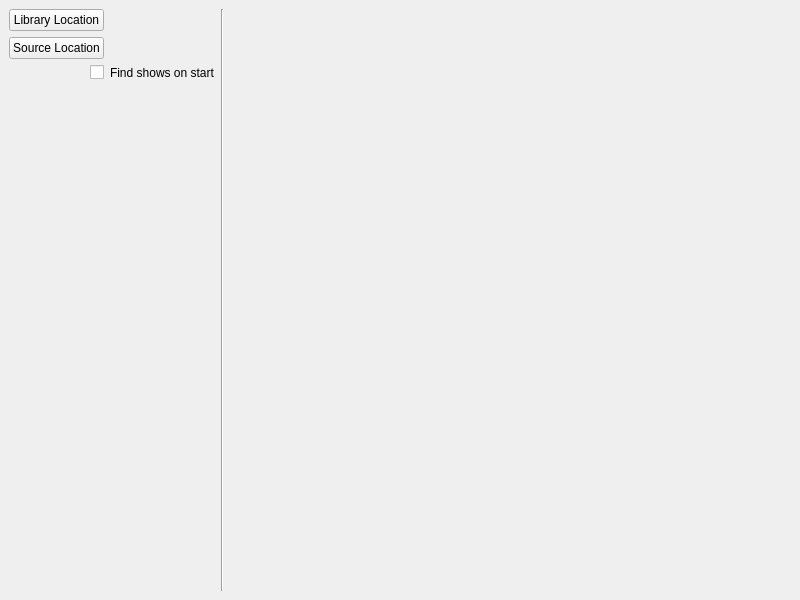
<?xml version="1.0" encoding="UTF-8"?>
<ui version="4.0">
 <class>sw</class>
 <widget class="QMainWindow" name="sw">
  <property name="geometry">
   <rect>
    <x>0</x>
    <y>0</y>
    <width>800</width>
    <height>600</height>
   </rect>
  </property>
  <property name="windowTitle">
   <string>Settings</string>
  </property>
  <widget class="QWidget" name="centralwidget">
   <layout class="QGridLayout" name="gridLayout">
    <item row="0" column="0">
     <widget class="QPushButton" name="librarybutton">
      <property name="text">
       <string>Library Location</string>
      </property>
     </widget>
    </item>
    <item row="1" column="0">
     <widget class="QPushButton" name="sourcebutton">
      <property name="text">
       <string>Source Location</string>
      </property>
     </widget>
    </item>
    <item row="0" column="4">
     <spacer name="horizontalSpacer">
      <property name="orientation">
       <enum>Qt::Horizontal</enum>
      </property>
      <property name="sizeHint" stdset="0">
       <size>
        <width>40</width>
        <height>20</height>
       </size>
      </property>
     </spacer>
    </item>
    <item row="3" column="0">
     <spacer name="verticalSpacer">
      <property name="orientation">
       <enum>Qt::Vertical</enum>
      </property>
      <property name="sizeHint" stdset="0">
       <size>
        <width>20</width>
        <height>40</height>
       </size>
      </property>
     </spacer>
    </item>
    <item row="0" column="3" rowspan="4">
     <widget class="Line" name="line">
      <property name="orientation">
       <enum>Qt::Vertical</enum>
      </property>
     </widget>
    </item>
    <item row="1" column="2">
     <widget class="QLabel" name="sourcelabel">
      <property name="text">
       <string/>
      </property>
     </widget>
    </item>
    <item row="0" column="2">
     <widget class="QLabel" name="librarylabel">
      <property name="text">
       <string/>
      </property>
     </widget>
    </item>
    <item row="2" column="0">
     <widget class="QCheckBox" name="autoindex">
      <property name="layoutDirection">
       <enum>Qt::RightToLeft</enum>
      </property>
      <property name="text">
       <string/>
      </property>
     </widget>
    </item>
    <item row="2" column="2">
     <widget class="QLabel" name="label">
      <property name="text">
       <string>Find shows on start</string>
      </property>
     </widget>
    </item>
   </layout>
  </widget>
 </widget>
 <resources/>
 <connections/>
</ui>
